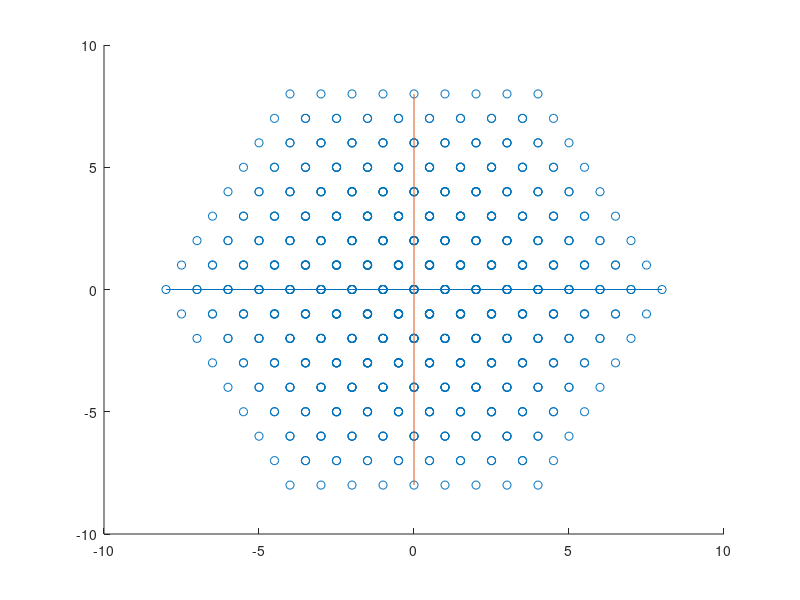

Write MATLAB code to recreate this figure.
close all;
clear all;
n_levels_per_phase = 9;
phase_upper = floor(n_levels_per_phase / 2);
phase_lower = -1 * phase_upper;

graph_magnitude = 8;

three_ph_levels = [];

for a=phase_lower:phase_upper
   for b = phase_lower:phase_upper
       for c=phase_lower:phase_upper
           three_ph_levels = [three_ph_levels; [a b c]];
       end
   end
end

% Apply Clarke transform to move each node onto the alpha-beta plane
clarke_transform = 2/3 * [
    1 -1/2 -1/2
    0 sqrt(3)/2 -sqrt(3)/2;
    1/2 1/2 1/2
    ];

svm_nodes = [];
for i=1:length(three_ph_levels)
    svm_nodes = [svm_nodes; (clarke_transform * three_ph_levels(i, :)')'];
end


% Adjust for integer usage
% TODO We need to apply the same scaling later on
svm_nodes(:, 1) = 3/2 .* svm_nodes(:, 1);
svm_nodes(:, 2) = 1/0.5774 .* svm_nodes(:, 2);
hold on;
scatter(svm_nodes(:, 1), svm_nodes(:, 2))
plot(-1*graph_magnitude:graph_magnitude, zeros(1, length(-1*graph_magnitude:graph_magnitude)))
plot(zeros(1, length(-1*graph_magnitude:graph_magnitude)), -1*graph_magnitude:graph_magnitude)

